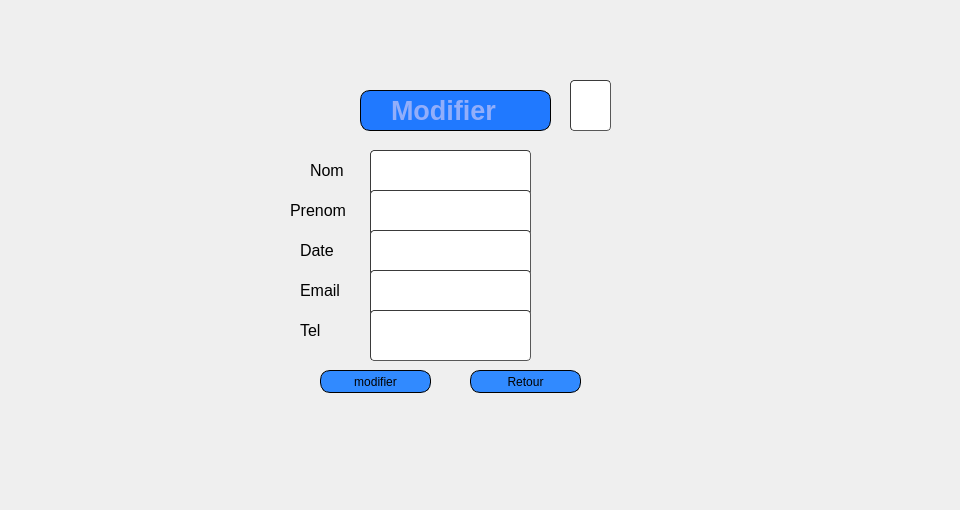
       <widget class="QWidget" name="page_9">
        <widget class="QLabel" name="label_14">
         <property name="geometry">
          <rect>
           <x>0</x>
           <y>0</y>
           <width>951</width>
           <height>501</height>
          </rect>
         </property>
         <property name="text">
          <string/>
         </property>
         <property name="pixmap">
          <pixmap resource="qt.qrc">:/new/prefix1/icons/haya.png</pixmap>
         </property>
        </widget>
        <widget class="QLabel" name="label_15">
         <property name="geometry">
          <rect>
           <x>260</x>
           <y>80</y>
           <width>401</width>
           <height>351</height>
          </rect>
         </property>
         <property name="text">
          <string/>
         </property>
         <property name="pixmap">
          <pixmap resource="qt.qrc">:/new/prefix1/icons/imf.jpg</pixmap>
         </property>
        </widget>
        <widget class="QLabel" name="label_91">
         <property name="geometry">
          <rect>
           <x>360</x>
           <y>90</y>
           <width>191</width>
           <height>41</height>
          </rect>
         </property>
         <property name="font">
          <font>
           <family>Arial</family>
           <pointsize>20</pointsize>
           <weight>75</weight>
           <italic>false</italic>
           <bold>true</bold>
          </font>
         </property>
         <property name="styleSheet">
          <string notr="true">border: 1px solid black;
background-color: rgb(32, 121, 255);
color: rgb(146, 174, 250);
border-radius: 10px;
padding: 0 8px;

font: bold, &quot;Arial&quot;;;
text-align:center;</string>
         </property>
         <property name="text">
          <string>  Modifier </string>
         </property>
        </widget>
        <widget class="QLineEdit" name="nom_modif_en">
         <property name="geometry">
          <rect>
           <x>370</x>
           <y>150</y>
           <width>161</width>
           <height>51</height>
          </rect>
         </property>
         <property name="styleSheet">
          <string notr="true">	border-width: 1px; border-radius: 4px;
	border-color: rgb(58, 58, 58);
	border-style: inset;
	padding: 0 8px;


	selection-color: rgb(60, 63, 65);</string>
         </property>
        </widget>
        <widget class="QLineEdit" name="prenom_modif_en">
         <property name="geometry">
          <rect>
           <x>370</x>
           <y>190</y>
           <width>161</width>
           <height>51</height>
          </rect>
         </property>
         <property name="styleSheet">
          <string notr="true">	border-width: 1px; border-radius: 4px;
	border-color: rgb(58, 58, 58);
	border-style: inset;
	padding: 0 8px;


	selection-color: rgb(60, 63, 65);</string>
         </property>
        </widget>
        <widget class="QLineEdit" name="dat_modif_en">
         <property name="geometry">
          <rect>
           <x>370</x>
           <y>230</y>
           <width>161</width>
           <height>51</height>
          </rect>
         </property>
         <property name="styleSheet">
          <string notr="true">	border-width: 1px; border-radius: 4px;
	border-color: rgb(58, 58, 58);
	border-style: inset;
	padding: 0 8px;


	selection-color: rgb(60, 63, 65);</string>
         </property>
        </widget>
        <widget class="QLineEdit" name="email_modif_e">
         <property name="geometry">
          <rect>
           <x>370</x>
           <y>270</y>
           <width>161</width>
           <height>51</height>
          </rect>
         </property>
         <property name="styleSheet">
          <string notr="true">	border-width: 1px; border-radius: 4px;
	border-color: rgb(58, 58, 58);
	border-style: inset;
	padding: 0 8px;


	selection-color: rgb(60, 63, 65);</string>
         </property>
        </widget>
        <widget class="QLineEdit" name="tel_modif_en">
         <property name="geometry">
          <rect>
           <x>370</x>
           <y>310</y>
           <width>161</width>
           <height>51</height>
          </rect>
         </property>
         <property name="styleSheet">
          <string notr="true">	border-width: 1px; border-radius: 4px;
	border-color: rgb(58, 58, 58);
	border-style: inset;
	padding: 0 8px;


	selection-color: rgb(60, 63, 65);</string>
         </property>
        </widget>
        <widget class="QLineEdit" name="id_modif_en">
         <property name="geometry">
          <rect>
           <x>570</x>
           <y>80</y>
           <width>41</width>
           <height>51</height>
          </rect>
         </property>
         <property name="styleSheet">
          <string notr="true">	border-width: 1px; border-radius: 4px;
	border-color: rgb(58, 58, 58);
	border-style: inset;
	padding: 0 8px;


	selection-color: rgb(60, 63, 65);</string>
         </property>
        </widget>
        <widget class="QPushButton" name="modifier_e">
         <property name="geometry">
          <rect>
           <x>320</x>
           <y>370</y>
           <width>111</width>
           <height>23</height>
          </rect>
         </property>
         <property name="styleSheet">
          <string notr="true">	border: 1px solid black;
border-radius: 10px;
padding: 0 8px;
background: #318aff;
font: bold, &quot;Arial&quot;;;
text-align:center;
</string>
         </property>
         <property name="text">
          <string>modifier</string>
         </property>
         <property name="icon">
          <iconset resource="qt.qrc">
           <normaloff>:/new/prefix1/icons/icons8_checkmark_96px.png</normaloff>:/new/prefix1/icons/icons8_checkmark_96px.png</iconset>
         </property>
        </widget>
        <widget class="QPushButton" name="Annuler_e">
         <property name="geometry">
          <rect>
           <x>470</x>
           <y>370</y>
           <width>111</width>
           <height>23</height>
          </rect>
         </property>
         <property name="styleSheet">
          <string notr="true">	border: 1px solid black;
border-radius: 10px;
padding: 0 8px;
background: #318aff;
font: bold, &quot;Arial&quot;;;
text-align:center;
</string>
         </property>
         <property name="text">
          <string>Retour</string>
         </property>
         <property name="icon">
          <iconset resource="qt.qrc">
           <normaloff>:/new/prefix1/icons/icons8_back_to_200px.png</normaloff>:/new/prefix1/icons/icons8_back_to_200px.png</iconset>
         </property>
        </widget>
        <widget class="QLabel" name="label_76">
         <property name="geometry">
          <rect>
           <x>310</x>
           <y>160</y>
           <width>51</width>
           <height>20</height>
          </rect>
         </property>
         <property name="font">
          <font>
           <family>Arial</family>
           <pointsize>12</pointsize>
          </font>
         </property>
         <property name="text">
          <string>Nom</string>
         </property>
        </widget>
        <widget class="QLabel" name="label_77">
         <property name="geometry">
          <rect>
           <x>290</x>
           <y>200</y>
           <width>71</width>
           <height>20</height>
          </rect>
         </property>
         <property name="font">
          <font>
           <family>Arial</family>
           <pointsize>12</pointsize>
          </font>
         </property>
         <property name="text">
          <string>Prenom</string>
         </property>
        </widget>
        <widget class="QLabel" name="label_79">
         <property name="geometry">
          <rect>
           <x>300</x>
           <y>240</y>
           <width>61</width>
           <height>20</height>
          </rect>
         </property>
         <property name="font">
          <font>
           <family>Arial</family>
           <pointsize>12</pointsize>
          </font>
         </property>
         <property name="text">
          <string>Date</string>
         </property>
        </widget>
        <widget class="QLabel" name="label_80">
         <property name="geometry">
          <rect>
           <x>300</x>
           <y>280</y>
           <width>61</width>
           <height>20</height>
          </rect>
         </property>
         <property name="font">
          <font>
           <family>Arial</family>
           <pointsize>12</pointsize>
          </font>
         </property>
         <property name="text">
          <string>Email</string>
         </property>
        </widget>
        <widget class="QLabel" name="label_81">
         <property name="geometry">
          <rect>
           <x>300</x>
           <y>320</y>
           <width>61</width>
           <height>20</height>
          </rect>
         </property>
         <property name="font">
          <font>
           <family>Arial</family>
           <pointsize>12</pointsize>
          </font>
         </property>
         <property name="text">
          <string>Tel</string>
         </property>
        </widget>
       </widget>
